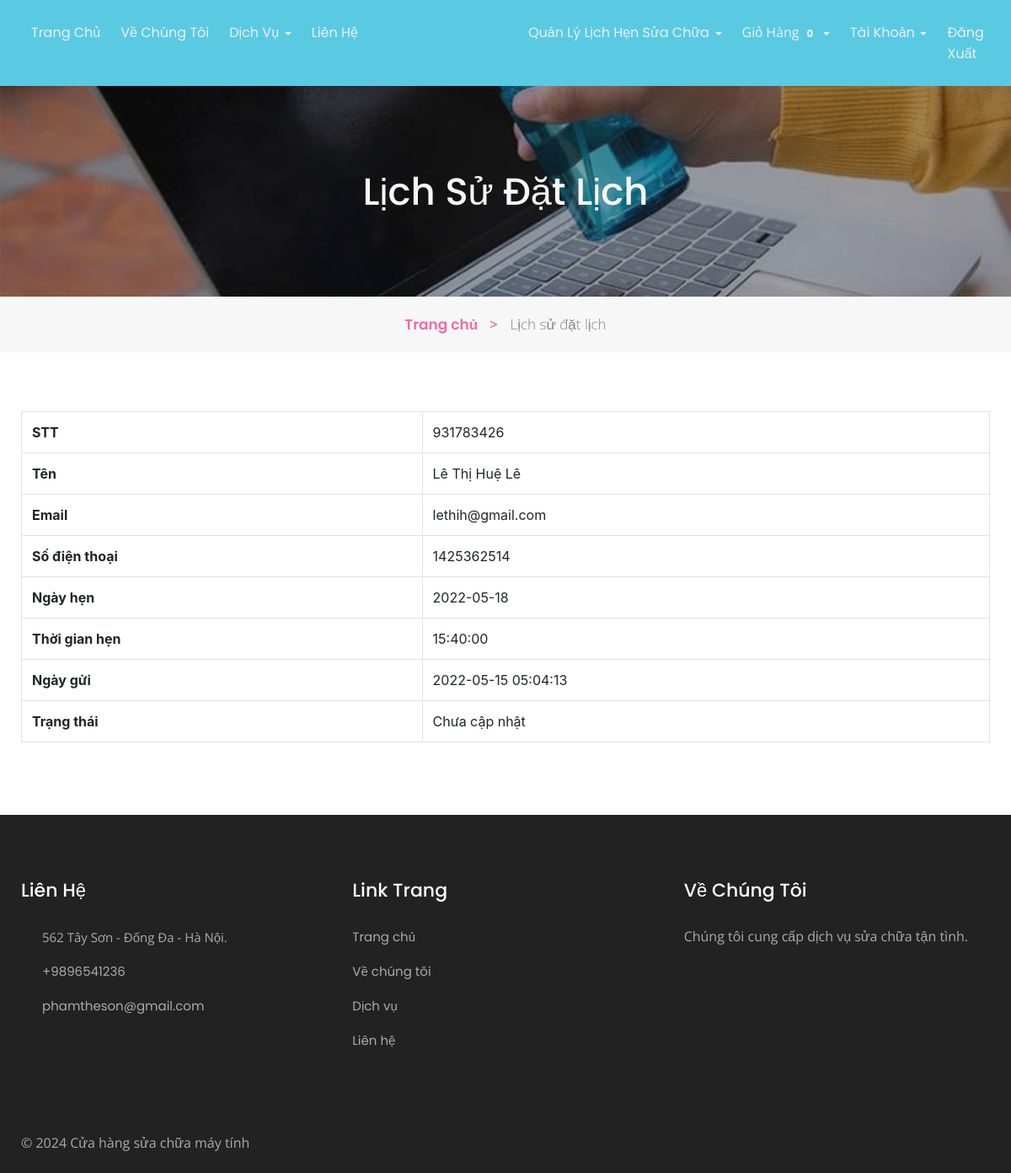
The app's page /store/appointment-detail.php?aptnumber=931783426 (signed in) with its own data.
### tables this page shows
CREATE TABLE `tblbook` (
  `ID` int(10) NOT NULL,
  `UserID` int(10) DEFAULT NULL,
  `AptNumber` int(10) DEFAULT NULL,
  `AptDate` date DEFAULT NULL,
  `AptTime` time DEFAULT NULL,
  `Message` mediumtext DEFAULT NULL,
  `BookingDate` timestamp NULL DEFAULT current_timestamp(),
  `Remark` varchar(250) DEFAULT NULL,
  `Status` nvarchar(250) DEFAULT NULL,
  `RemarkDate` timestamp NULL DEFAULT NULL ON UPDATE current_timestamp()
);

CREATE TABLE `tbluser` (
  `ID` int(10) NOT NULL,
  `FirstName` nvarchar(120) DEFAULT NULL,
  `LastName` nvarchar(250) DEFAULT NULL,
  `MobileNumber` bigint(10) DEFAULT NULL,
  `Email` varchar(120) DEFAULT NULL,
  `Password` varchar(120) DEFAULT NULL,
  `RegDate` timestamp NULL DEFAULT current_timestamp()
);

CREATE TABLE `tblpage` (
  `ID` int(10) NOT NULL,
  `PageType` varchar(200) DEFAULT NULL,
  `PageTitle` nvarchar(100) DEFAULT NULL,
  `PageDescription` nvarchar(100) DEFAULT NULL,
  `Email` varchar(200) DEFAULT NULL,
  `MobileNumber` bigint(10) DEFAULT NULL,
  `UpdationDate` date DEFAULT NULL,
  `Timing` nvarchar(200) NOT NULL
);

### store/appointment-detail.php (the view, shortened to what this page needs)
<?php
include('includes/dbconnection.php');
if (strlen($_SESSION['bpmsuid']==0)) {
  header('location:logout.php');
  } else{
  ?>
<!doctype html>
<html lang="en">
  <head>
    <link rel="stylesheet" href="assets/css/style-starter.css">
  </head>
  <body id="home">
<?php include_once('includes/header.php');?>
<section class="w3l-inner-banner-main">
    <div class="about-inner contact ">
        <div class="container">
            <div class="main-titles-head text-center">
            <h3 class="header-name ">
            Lịch sử đặt lịch
            </h3>
        </div>
</div>
</div>
<div class="breadcrumbs-sub">
<div class="container">
<ul class="breadcrumbs-custom-path">
    <li class="right-side propClone"><a href="index.php" class="">Trang chủ <span class="" aria-hidden="true">></span></a> <p></li>
    <li class="active ">
    Lịch sử đặt lịch</li>
</ul>
</div>
</div>
</section>
<section class="w3l-contact-info-main" id="contact">
    <div class="contact-sec	">
        <div class="container">
            <div>
                <div class="cont-details">
                   <div class="table-content table-responsive cart-table-content m-t-30">
                        <?php
$cid=$_GET['aptnumber'];
$ret=mysqli_query($con,"select tbluser.FirstName,tbluser.LastName,tbluser.Email,tbluser.MobileNumber,tblbook.ID as bid,tblbook.AptNumber,tblbook.AptDate,tblbook.AptTime,tblbook.Message,tblbook.BookingDate,tblbook.Remark,tblbook.Status,tblbook.RemarkDate from tblbook join tbluser on tbluser.ID=tblbook.UserID where tblbook.AptNumber='$cid'");
while ($row=mysqli_fetch_array($ret)) {
?>
                        <table class="table table-bordered">
                            <tr>
    <th>STT</th>
    <td><?php  echo $row['AptNumber'];?></td>
  </tr>
  <tr>
<th>Tên</th>
    <td><?php  echo $row['FirstName'];?> <?php  echo $row['LastName'];?></td>
  </tr>
<tr>
    <th>Email</th>
    <td><?php  echo $row['Email'];?></td>
  </tr>
   <tr>
    <th>Số điện thoại
    </th>
    <td><?php  echo $row['MobileNumber'];?></td>
  </tr>
   <tr>
    <th>Ngày hẹn</th>
    <td><?php  echo $row['AptDate'];?></td>
  </tr>
<tr>
    <th>Thời gian hẹn</th>
    <td><?php  echo $row['AptTime'];?></td>
  </tr>
  <tr>
    <th>Ngày gửi</th>
    <td><?php  echo $row['BookingDate'];?></td>
  </tr>
<tr>
    <th>Trạng thái</th>
    <td> <?php
if($row['Status']=="")
{
  echo "Chưa cập nhật";
}
     ;?></td>
  </tr>
                        </table><?php } ?>
                    </div> </div>
    </div>
    </div></div>
</section>
<?php include_once('includes/footer.php');?>
</body>
</html><?php } ?>

### store/includes/footer.php (shortened to what this page needs)
<section class="w3l-footer-29-main">
    <div class="footer-29 py-5">
      <div class="container py-lg-4">
        <div class="row footer-top-29">
          <div class="col-lg-4 col-md-6 col-sm-8 footer-list-29 footer-1">
            <h6 class="footer-title-29">Liên hệ</h6>
            <ul>
              <?php
$ret=mysqli_query($con,"select * from tblpage where PageType='contactus' ");
while ($row=mysqli_fetch_array($ret)) {
?>
              <li>
                <span class="fa fa-map-marker"></span> <p><?php  echo $row['PageDescription'];?>.</p>
              </li>
              <li><span class="fa fa-phone"></span><a href="tel:+7-800-999-800"> +<?php  echo $row['MobileNumber'];?></a></li>
              <li><span class="fa fa-envelope-open-o"></span><a href="mailto:parlour@mail.com" class="mail">
                  <?php  echo $row['Email'];?></a></li><?php } ?>
            </ul>
          </div>
          <div class="col-lg-4 col-md-6 col-sm-4 footer-list-29 footer-2 ">
            <ul>
              <h6 class="footer-title-29">Link trang</h6>
              <li><a href="index.php">Trang chủ</a></li>
              <li><a href="about.php">Về chúng tôi</a></li>
              <li><a href="services.php"> Dịch vụ</a></li>
              <li><a href="contact.php">Liên hệ</a></li>
            </ul>
          </div>
          <div class="col-lg-4 col-md-6 col-sm-7 footer-list-29 footer-4">
            <?php
$ret=mysqli_query($con,"select * from tblpage where PageType='aboutus' ");
while ($row=mysqli_fetch_array($ret)) {
?>
            <h6 class="footer-title-29"><?php  echo $row['PageTitle'];?> </h6>
            <p><?php  echo $row['PageDescription'];?></p><?php } ?>
          </div>
        </div>
      </div>
    </div>
  </section>
  <section class="w3l-footer-29-main w3l-copyright">
    <div class="container">
      <div class="row bottom-copies">
        <p class="col-lg-8 copy-footer-29">© 2024  Cửa hàng sửa chữa máy tính </p>
      </div>
    </div>
  </section>

### records on screen
tblbook: AptNumber "931783426", UserID.FirstName "Lê Thị Huệ", UserID.LastName "Lê", UserID.Email "lethih@gmail.com", UserID.MobileNumber "1425362514", AptDate "2022-05-18", AptTime "15:40:00", BookingDate "2022-05-15 05:04:13", shows "Chưa cập nhật"
tblpage: PageDescription "562 Tây Sơn - Đống Đa - Hà Nội", MobileNumber "9896541236", Email "phamtheson@gmail.com"
tblpage: PageTitle "Về Chúng Tôi", PageDescription "Chúng tôi cung cấp dịch vụ sửa chữa tận tình."
